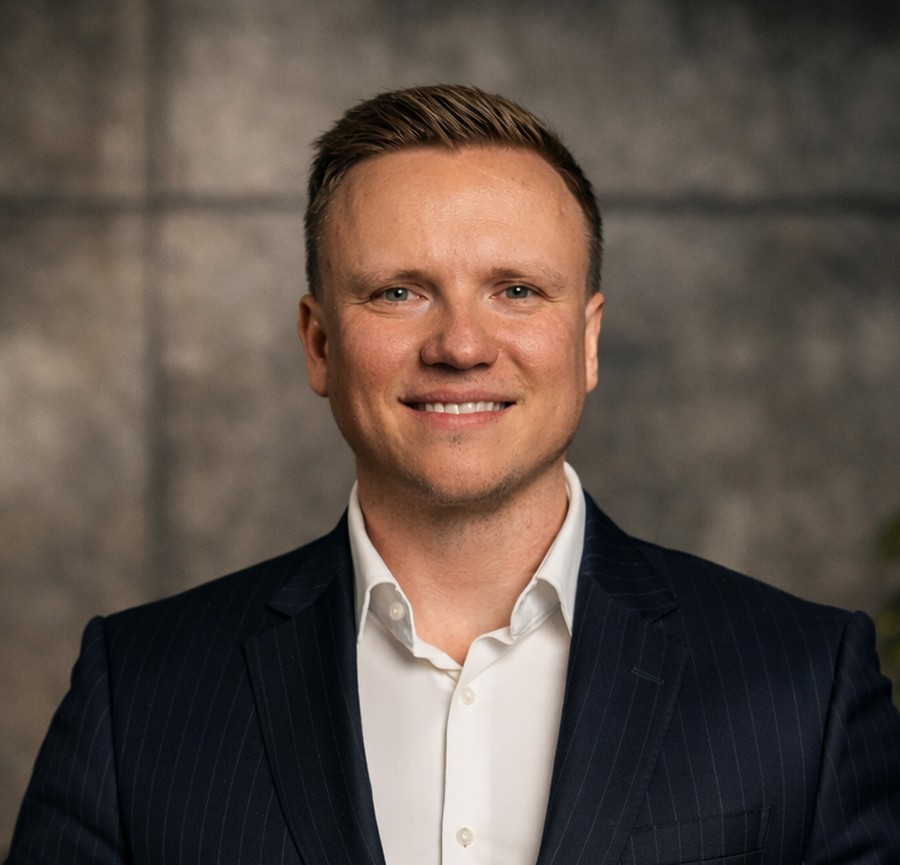
#> input picture site/assets/founders/artur_lupashko_v2.jpg, 900 x 865 px, given in place of media_1788480278916.png, which was not available
$ python prep_founders.py
#> lines starting #> are read from the running program, lines starting #| are printed output that depends on the picture; pictures that were not available may be replaced by others from this repository, and a replacement may not be noted
import os, cv2
import numpy as np
from PIL import Image, ImageEnhance, ImageFilter

out_dir = 'c:/nextweb/mandra/site/assets/founders'
os.makedirs(out_dir, exist_ok=True)

im = Image.open('C:/Users/Jaku/.gemini/antigravity/brain/07a54e62-2d13-4788-9e45-4800af7daf54/.user_uploaded/media_1788480278916.png').convert('RGB')
#> im is the input picture: PIL image 900x865 RGB; mean R, G, B 94, 81.2, 73

# 1. Pine background (top left card):
# In the user's screenshot, the text is inside this card.
# If we keep the pine branch background, we can crop just the pine branch or use the card background:
c_pine = im.crop((58, 32, 323, 192))
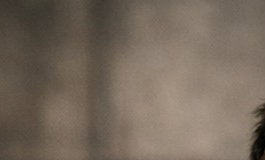
#> c_pine: PIL image 265x160 RGB; mean R, G, B 118.1, 105, 92.1
# upscale 2.5x
c_pine = c_pine.resize((750, 440), Image.Resampling.LANCZOS)
#> c_pine: PIL image 750x440 RGB
c_pine.save(f'{out_dir}/pine_card_bg.jpg', quality=95)

# 2. Artur Lupashko:
# From original 2048x2048 artur_orig.jpg:
if os.path.exists(f'{out_dir}/artur_orig.jpg'):
    artur_orig = Image.open(f'{out_dir}/artur_orig.jpg').convert('RGB')
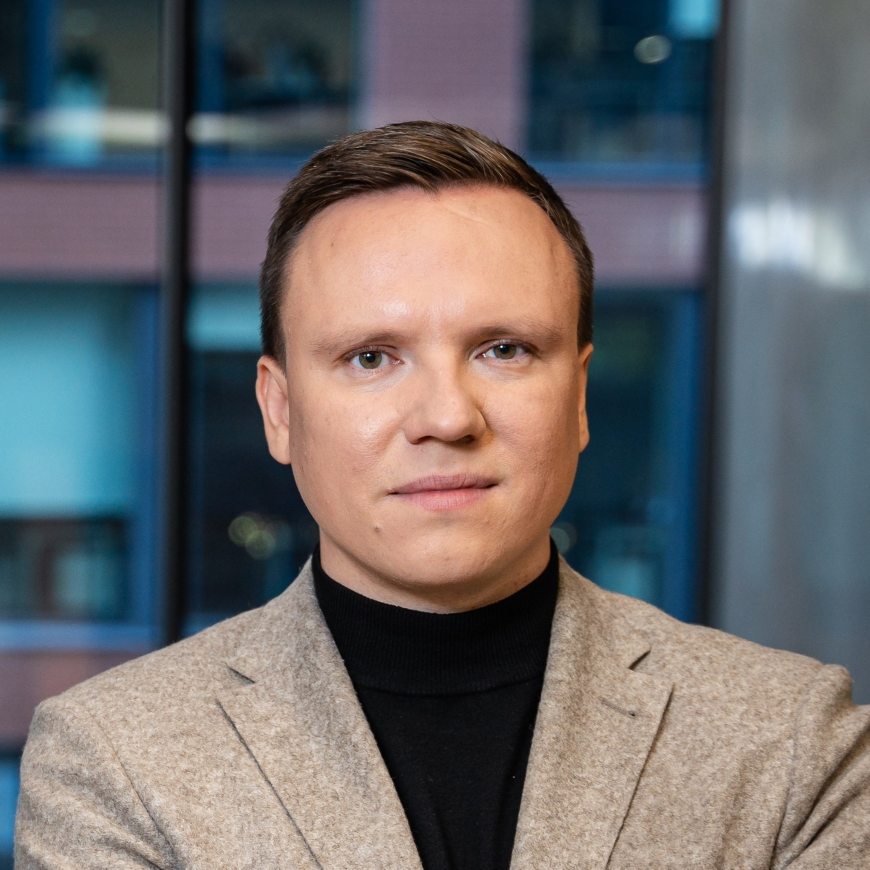
#> input picture site/assets/founders/artur_orig.jpg, 1739 x 1739 px, found by its file name (shown at 1/2 size)
#> artur_orig is the input picture: PIL image 1739x1739 RGB; mean R, G, B 105.8, 104.7, 106
    # The reference is a square/portrait bust shot
    # In artur_orig, center is (1024, 1024)
    # Let's crop nicely matching the reference
    w_a, h_a = artur_orig.size
#> w_a = 1739; h_a = 1739
    crop_artur = artur_orig.crop((int(w_a * 0.15), int(h_a * 0.1), int(w_a * 0.85), int(h_a * 0.72)))
    crop_artur = crop_artur.resize((480, 420), Image.Resampling.LANCZOS)
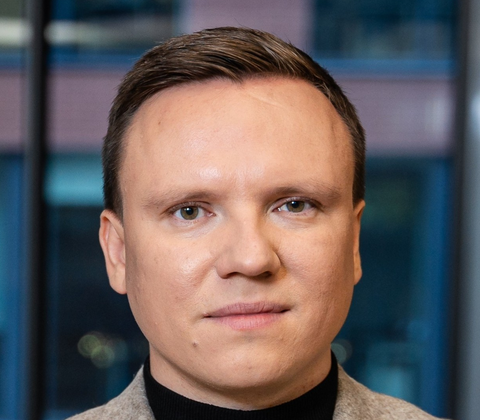
#> crop_artur: PIL image 480x420 RGB; mean R, G, B 101.4, 92.1, 92.2
    crop_artur.save(f'{out_dir}/artur_lupashko.jpg', quality=95)
    print('Artur cropped from original HQ photo')
else:
    c_artur = im.crop((326, 34, 452, 146)).resize((480, 420), Image.Resampling.LANCZOS)
    c_artur.save(f'{out_dir}/artur_lupashko.jpg', quality=95)

# 3. Serhiy Boiev:
# Crop cleanly without outer borders
c_serhiy = im.crop((458, 35, 582, 145))
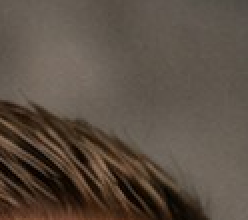
#> c_serhiy: PIL image 124x110 RGB (shown 2 times larger); mean R, G, B 91, 78.9, 67.9
c_serhiy = c_serhiy.resize((480, 420), Image.Resampling.LANCZOS)
#> c_serhiy: PIL image 480x420 RGB
# Gentle unsharp mask for crispness
c_serhiy = c_serhiy.filter(ImageFilter.UnsharpMask(radius=1.5, percent=130, threshold=3))
c_serhiy.save(f'{out_dir}/serhiy_boiev.jpg', quality=95)
print('Serhiy cropped and enhanced')

# 4..9 Gallery thumbnails:
# Exact coordinates of 6 thumbnails inside bottom row:
# Bbox in screenshot: y: 198..268
# Total row width: x: 57..582
# Each thumb is approx 82-84 px wide, with 5-6px gap
gallery_boxes = [
    (58, 198, 139, 268),
    (145, 198, 227, 268),
    (233, 198, 314, 268),
    (320, 198, 402, 268),
    (408, 198, 489, 268),
    (495, 198, 577, 268),
]

for idx, box in enumerate(gallery_boxes, 1):
    thumb = im.crop(box)
    # Upscale 3x and sharpen
    thumb_hq = thumb.resize((thumb.width * 4, thumb.height * 4), Image.Resampling.LANCZOS)
    thumb_hq = thumb_hq.filter(ImageFilter.UnsharpMask(radius=1.2, percent=120, threshold=2))
    thumb_hq.save(f'{out_dir}/gallery_{idx}.jpg', quality=95)
    print(f'Gallery {idx} saved: {thumb_hq.size}')
#> this loop made 6 passes
#> pass 1, `thumb = im.crop(box)`:
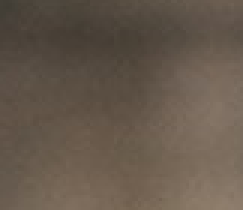
#> thumb: PIL image 81x70 RGB (shown 3 times larger); mean R, G, B 101.9, 88.8, 76
#> pass 2, `thumb = im.crop(box)`:
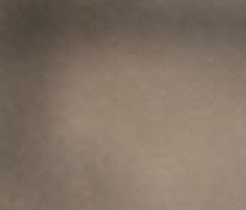
#> thumb: PIL image 82x70 RGB (shown 3 times larger); mean R, G, B 129.7, 114.3, 100.5
#> after the loop:
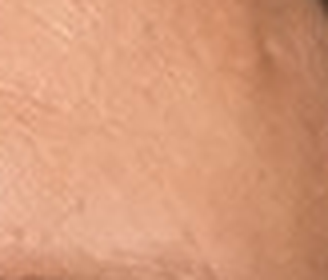
#> thumb_hq: PIL image 328x280 RGB; mean R, G, B 215.1, 154.7, 121.9
